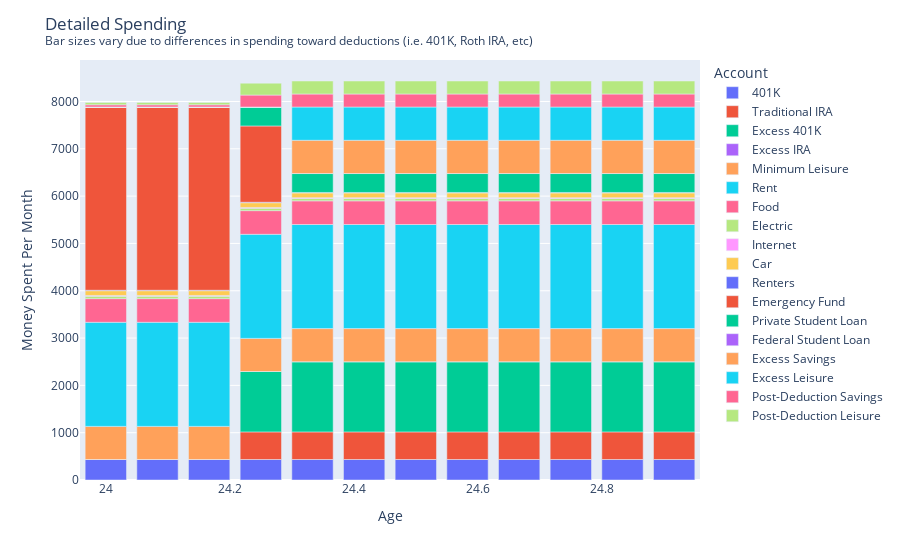

Source (notebook cell):
### Code cell
# Extract the required columns
plot_dat = results['Spent'].with_columns((pl.col("Years") + current_age).alias("Age")).drop("Years").filter(pl.col("Age") < current_age+look_ahead_years)

# Plot each account value over the years
fig = px.bar(plot_dat.melt(id_vars="Age").rename(mapping={"variable" : "Account"}), x="Age", y="value", color='Account')

# Update layout and show the plot
fig.update_layout(title = "Detailed Spending <br><sup>Bar sizes vary due to differences in spending toward deductions (i.e. 401K, Roth IRA, etc)</sup>", 
                  xaxis_title='Age', yaxis_title='Money Spent Per Month')
fig.show()

### Figure 1 — Plotly figure (JSON) as saved in the notebook; plotly's stock layout.template omitted (floating-point values rounded to 4 significant figures)
{"data": [{"alignmentgroup": "True", "hovertemplate": "Account=401K<br>Age=%{x}<br>value=%{y}<extra></extra>", "legendgroup": "401K", "marker": {"color": "#636efa", "pattern": {"shape": ""}}, "name": "401K", "offsetgroup": "401K", "orientation": "v", "showlegend": true, "textposition": "auto", "type": "bar", "x": [24, 24.08, 24.17, 24.25, 24.33, 24.42, 24.5, 24.58, 24.67, 24.75, 24.83, 24.92], "xaxis": "x", "y": [433.3, 433.3, 433.3, 433.3, 433.3, 433.3, 433.3, 433.3, 433.3, 433.3, 433.3, 433.3], "yaxis": "y"}, {"alignmentgroup": "True", "hovertemplate": "Account=Traditional IRA<br>Age=%{x}<br>value=%{y}<extra></extra>", "legendgroup": "Traditional IRA", "marker": {"color": "#EF553B", "pattern": {"shape": ""}}, "name": "Traditional IRA", "offsetgroup": "Traditional IRA", "orientation": "v", "showlegend": true, "textposition": "auto", "type": "bar", "x": [24, 24.08, 24.17, 24.25, 24.33, 24.42, 24.5, 24.58, 24.67, 24.75, 24.83, 24.92], "xaxis": "x", "y": [0, 0, 0, 583.3, 583.3, 583.3, 583.3, 583.3, 583.3, 583.3, 583.3, 583.3], "yaxis": "y"}, {"alignmentgroup": "True", "hovertemplate": "Account=Excess 401K<br>Age=%{x}<br>value=%{y}<extra></extra>", "legendgroup": "Excess 401K", "marker": {"color": "#00cc96", "pattern": {"shape": ""}}, "name": "Excess 401K", "offsetgroup": "Excess 401K", "orientation": "v", "showlegend": true, "textposition": "auto", "type": "bar", "x": [24, 24.08, 24.17, 24.25, 24.33, 24.42, 24.5, 24.58, 24.67, 24.75, 24.83, 24.92], "xaxis": "x", "y": [0, 0, 0, 1276.0, 1483.0, 1483.0, 1483.0, 1483.0, 1483.0, 1483.0, 1483.0, 1483.0], "yaxis": "y"}, {"alignmentgroup": "True", "hovertemplate": "Account=Excess IRA<br>Age=%{x}<br>value=%{y}<extra></extra>", "legendgroup": "Excess IRA", "marker": {"color": "#ab63fa", "pattern": {"shape": ""}}, "name": "Excess IRA", "offsetgroup": "Excess IRA", "orientation": "v", "showlegend": true, "textposition": "auto", "type": "bar", "x": [24, 24.08, 24.17, 24.25, 24.33, 24.42, 24.5, 24.58, 24.67, 24.75, 24.83, 24.92], "xaxis": "x", "y": [0, 0, 0, 0, 0, 0, 0, 0, 0, 0, 0, 0], "yaxis": "y"}, {"alignmentgroup": "True", "hovertemplate": "Account=Minimum Leisure<br>Age=%{x}<br>value=%{y}<extra></extra>", "legendgroup": "Minimum Leisure", "marker": {"color": "#FFA15A", "pattern": {"shape": ""}}, "name": "Minimum Leisure", "offsetgroup": "Minimum Leisure", "orientation": "v", "showlegend": true, "textposition": "auto", "type": "bar", "x": [24, 24.08, 24.17, 24.25, 24.33, 24.42, 24.5, 24.58, 24.67, 24.75, 24.83, 24.92], "xaxis": "x", "y": [700, 700, 700, 700, 700, 700, 700, 700, 700, 700, 700, 700], "yaxis": "y"}, {"alignmentgroup": "True", "hovertemplate": "Account=Rent<br>Age=%{x}<br>value=%{y}<extra></extra>", "legendgroup": "Rent", "marker": {"color": "#19d3f3", "pattern": {"shape": ""}}, "name": "Rent", "offsetgroup": "Rent", "orientation": "v", "showlegend": true, "textposition": "auto", "type": "bar", "x": [24, 24.08, 24.17, 24.25, 24.33, 24.42, 24.5, 24.58, 24.67, 24.75, 24.83, 24.92], "xaxis": "x", "y": [2200, 2200, 2200, 2200, 2200, 2200, 2200, 2200, 2200, 2200, 2200, 2200], "yaxis": "y"}, {"alignmentgroup": "True", "hovertemplate": "Account=Food<br>Age=%{x}<br>value=%{y}<extra></extra>", "legendgroup": "Food", "marker": {"color": "#FF6692", "pattern": {"shape": ""}}, "name": "Food", "offsetgroup": "Food", "orientation": "v", "showlegend": true, "textposition": "auto", "type": "bar", "x": [24, 24.08, 24.17, 24.25, 24.33, 24.42, 24.5, 24.58, 24.67, 24.75, 24.83, 24.92], "xaxis": "x", "y": [500, 500, 500, 500, 500, 500, 500, 500, 500, 500, 500, 500], "yaxis": "y"}, {"alignmentgroup": "True", "hovertemplate": "Account=Electric<br>Age=%{x}<br>value=%{y}<extra></extra>", "legendgroup": "Electric", "marker": {"color": "#B6E880", "pattern": {"shape": ""}}, "name": "Electric", "offsetgroup": "Electric", "orientation": "v", "showlegend": true, "textposition": "auto", "type": "bar", "x": [24, 24.08, 24.17, 24.25, 24.33, 24.42, 24.5, 24.58, 24.67, 24.75, 24.83, 24.92], "xaxis": "x", "y": [50, 50, 50, 50, 50, 50, 50, 50, 50, 50, 50, 50], "yaxis": "y"}, {"alignmentgroup": "True", "hovertemplate": "Account=Internet<br>Age=%{x}<br>value=%{y}<extra></extra>", "legendgroup": "Internet", "marker": {"color": "#FF97FF", "pattern": {"shape": ""}}, "name": "Internet", "offsetgroup": "Internet", "orientation": "v", "showlegend": true, "textposition": "auto", "type": "bar", "x": [24, 24.08, 24.17, 24.25, 24.33, 24.42, 24.5, 24.58, 24.67, 24.75, 24.83, 24.92], "xaxis": "x", "y": [17.5, 17.5, 17.5, 17.5, 17.5, 17.5, 17.5, 17.5, 17.5, 17.5, 17.5, 17.5], "yaxis": "y"}, {"alignmentgroup": "True", "hovertemplate": "Account=Car<br>Age=%{x}<br>value=%{y}<extra></extra>", "legendgroup": "Car", "marker": {"color": "#FECB52", "pattern": {"shape": ""}}, "name": "Car", "offsetgroup": "Car", "orientation": "v", "showlegend": true, "textposition": "auto", "type": "bar", "x": [24, 24.08, 24.17, 24.25, 24.33, 24.42, 24.5, 24.58, 24.67, 24.75, 24.83, 24.92], "xaxis": "x", "y": [100, 100, 100, 100, 100, 100, 100, 100, 100, 100, 100, 100], "yaxis": "y"}, {"alignmentgroup": "True", "hovertemplate": "Account=Renters<br>Age=%{x}<br>value=%{y}<extra></extra>", "legendgroup": "Renters", "marker": {"color": "#636efa", "pattern": {"shape": ""}}, "name": "Renters", "offsetgroup": "Renters", "orientation": "v", "showlegend": true, "textposition": "auto", "type": "bar", "x": [24, 24.08, 24.17, 24.25, 24.33, 24.42, 24.5, 24.58, 24.67, 24.75, 24.83, 24.92], "xaxis": "x", "y": [10, 10, 10, 10, 10, 10, 10, 10, 10, 10, 10, 10], "yaxis": "y"}, {"alignmentgroup": "True", "hovertemplate": "Account=Emergency Fund<br>Age=%{x}<br>value=%{y}<extra></extra>", "legendgroup": "Emergency Fund", "marker": {"color": "#EF553B", "pattern": {"shape": ""}}, "name": "Emergency Fund", "offsetgroup": "Emergency Fund", "orientation": "v", "showlegend": true, "textposition": "auto", "type": "bar", "x": [24, 24.08, 24.17, 24.25, 24.33, 24.42, 24.5, 24.58, 24.67, 24.75, 24.83, 24.92], "xaxis": "x", "y": [3872.0, 3872.0, 3872.0, 1613.0, 0, 0, 0, 0, 0, 0, 0, 0], "yaxis": "y"}, {"alignmentgroup": "True", "hovertemplate": "Account=Private Student Loan<br>Age=%{x}<br>value=%{y}<extra></extra>", "legendgroup": "Private Student Loan", "marker": {"color": "#00cc96", "pattern": {"shape": ""}}, "name": "Private Student Loan", "offsetgroup": "Private Student Loan", "orientation": "v", "showlegend": true, "textposition": "auto", "type": "bar", "x": [24, 24.08, 24.17, 24.25, 24.33, 24.42, 24.5, 24.58, 24.67, 24.75, 24.83, 24.92], "xaxis": "x", "y": [0, 0, 0, 400, 400, 400, 400, 400, 400, 400, 400, 400], "yaxis": "y"}, {"alignmentgroup": "True", "hovertemplate": "Account=Federal Student Loan<br>Age=%{x}<br>value=%{y}<extra></extra>", "legendgroup": "Federal Student Loan", "marker": {"color": "#ab63fa", "pattern": {"shape": ""}}, "name": "Federal Student Loan", "offsetgroup": "Federal Student Loan", "orientation": "v", "showlegend": true, "textposition": "auto", "type": "bar", "x": [24, 24.08, 24.17, 24.25, 24.33, 24.42, 24.5, 24.58, 24.67, 24.75, 24.83, 24.92], "xaxis": "x", "y": [0, 0, 0, 0, 0, 0, 0, 0, 0, 0, 0, 0], "yaxis": "y"}, {"alignmentgroup": "True", "hovertemplate": "Account=Excess Savings<br>Age=%{x}<br>value=%{y}<extra></extra>", "legendgroup": "Excess Savings", "marker": {"color": "#FFA15A", "pattern": {"shape": ""}}, "name": "Excess Savings", "offsetgroup": "Excess Savings", "orientation": "v", "showlegend": true, "textposition": "auto", "type": "bar", "x": [24, 24.08, 24.17, 24.25, 24.33, 24.42, 24.5, 24.58, 24.67, 24.75, 24.83, 24.92], "xaxis": "x", "y": [0, 0, 0, 0, 702.9, 702.9, 702.9, 702.9, 702.9, 702.9, 702.9, 702.9], "yaxis": "y"}, {"alignmentgroup": "True", "hovertemplate": "Account=Excess Leisure<br>Age=%{x}<br>value=%{y}<extra></extra>", "legendgroup": "Excess Leisure", "marker": {"color": "#19d3f3", "pattern": {"shape": ""}}, "name": "Excess Leisure", "offsetgroup": "Excess Leisure", "orientation": "v", "showlegend": true, "textposition": "auto", "type": "bar", "x": [24, 24.08, 24.17, 24.25, 24.33, 24.42, 24.5, 24.58, 24.67, 24.75, 24.83, 24.92], "xaxis": "x", "y": [0, 0, 0, 0, 702.9, 702.9, 702.9, 702.9, 702.9, 702.9, 702.9, 702.9], "yaxis": "y"}, {"alignmentgroup": "True", "hovertemplate": "Account=Post-Deduction Savings<br>Age=%{x}<br>value=%{y}<extra></extra>", "legendgroup": "Post-Deduction Savings", "marker": {"color": "#FF6692", "pattern": {"shape": ""}}, "name": "Post-Deduction Savings", "offsetgroup": "Post-Deduction Savings", "orientation": "v", "showlegend": true, "textposition": "auto", "type": "bar", "x": [24, 24.08, 24.17, 24.25, 24.33, 24.42, 24.5, 24.58, 24.67, 24.75, 24.83, 24.92], "xaxis": "x", "y": [47.67, 47.67, 47.67, 252.2, 275, 275, 275, 275, 275, 275, 275, 275], "yaxis": "y"}, {"alignmentgroup": "True", "hovertemplate": "Account=Post-Deduction Leisure<br>Age=%{x}<br>value=%{y}<extra></extra>", "legendgroup": "Post-Deduction Leisure", "marker": {"color": "#B6E880", "pattern": {"shape": ""}}, "name": "Post-Deduction Leisure", "offsetgroup": "Post-Deduction Leisure", "orientation": "v", "showlegend": true, "textposition": "auto", "type": "bar", "x": [24, 24.08, 24.17, 24.25, 24.33, 24.42, 24.5, 24.58, 24.67, 24.75, 24.83, 24.92], "xaxis": "x", "y": [47.67, 47.67, 47.67, 252.2, 275, 275, 275, 275, 275, 275, 275, 275], "yaxis": "y"}], "layout": {"barmode": "relative", "legend": {"title": {"text": "Account"}, "tracegroupgap": 0}, "margin": {"t": 60}, "title": {"text": "Detailed Spending <br><sup>Bar sizes vary due to differences in spending toward deductions (i.e. 401K, Roth IRA, etc)</sup>"}, "xaxis": {"anchor": "y", "domain": [0, 1], "title": {"text": "Age"}}, "yaxis": {"anchor": "x", "domain": [0, 1], "title": {"text": "Money Spent Per Month"}}}}
